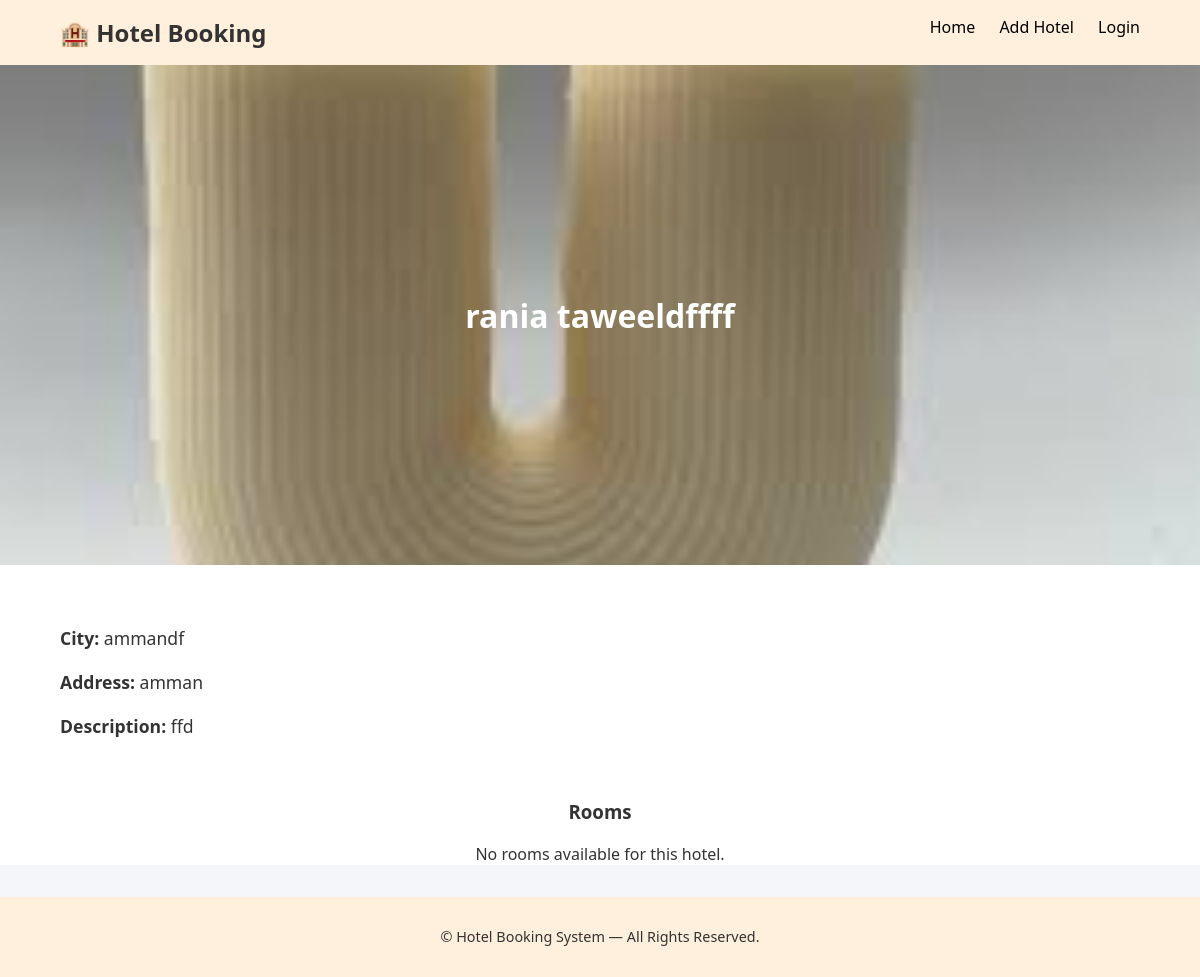
Page /hotel/2/ on the committed database.
### main_app/models/hotel.py (models this page shows, shortened)
class Hotel(models.Model):
    name = models.CharField(max_length=100)
    city = models.CharField(max_length=100)
    description = models.TextField()
    address = models.CharField(max_length=255,default='')
    rating = models.FloatField(default=0)
    image = models.ImageField(upload_to='media/')
    email = models.EmailField(unique=True)
    password = models.CharField(max_length=128)

### main_app/views.py (the view)
# urls.py: path('hotel/<int:hotel_id>/', views.hotel_detail, name='hotel_detail'),
def hotel_detail(request, hotel_id):
    hotel = get_object_or_404(Hotel, id=hotel_id)
    rooms = hotel.rooms.all()
    return render(request, 'hotel_detail.html', {'hotel': hotel, 'rooms': rooms})

### main_app/templates/hotel_detail.html (shortened to what this page needs)
<!DOCTYPE html>
<html lang="en">
<head>
      {% load static %}
<link rel="stylesheet" href="{% static 'css/hotel_detail.css' %}">
</head>
<body>
    <header class="navbar">
        <div class="container">
            <h1 class="logo">🏨 Hotel Booking</h1>
            <nav>
                <ul class="nav-links">
                    <li><a href="{% url 'hotel_list' %}">Home</a></li>
                         {% if user.is_authenticated %}
                     <li><a href="{% url 'my_bookings' %}">Bookings</a></li>
                     <li><a href="{% url 'logout_view' %}">Logout</a></li>
    {% else %}
    <li><a href="{% url 'hotel_create' %}">Add Hotel</a></li>
<li> <a href="{% url 'user_login_view' %}">Login</a>
</li>   {% endif %}
      </ul>
            </nav>
        </div>
    </header>
    <main class="main-content">
{% block content %}
    <div class="hotel-hero" style="background-image: url('{{ hotel.image.url }}');">
        <div class="overlay">
            <h1>{{ hotel.name }}</h1>
        </div>
    </div>
 <div class="hotel-details">
                <p><strong>City:</strong> {{ hotel.city }}</p>
                <p><strong>Address:</strong> {{ hotel.address }}</p>
                <p><strong>Description:</strong> {{ hotel.description }}</p>
            </div>
    <h3 style="text-align:center;">Rooms</h3>
    {% if rooms %}
    <ul class="rooms-list">
        {% for room in rooms %}
        <li class="room-item">
            <span>Room {{ room.room_number }} - {{ room.room_type }} - ${{ room.price_per_night }}/night</span>
            {% if room.is_available %}
                <strong>(Available)</strong>
                {% if user.is_authenticated %}
                <a href="{% url 'create_booking' hotel.id room.id %}" class="btn-book">Book Now</a>
                {% else %}
                    <a href="{% url 'user_login_view' %}" class="btn-book">Login to Book</a>
                {% endif %}
            {% else %}
                <span class="booked">(Booked)</span>
            {% endif %}
        </li>
        {% endfor %}
    </ul>
    {% else %}
    <p style="text-align:center;">No rooms available for this hotel.</p>
    {% endif %}
</main>
{% endblock %}
    <footer class="footer">
        <div class="container">
            <p>&copy; {{ now|date:"Y" }} Hotel Booking System — All Rights Reserved.</p>
        </div>
    </footer>
</body>
</html>

### main_app/static/css/hotel_detail.css (style rules this page uses)
body { font-family: "Segoe UI", Arial, sans-serif; margin: 0; background-color: #f5f6fa; color: #333; }
.container { width: 90%; max-width: 1200px; margin: auto; }
.navbar { background-color: #FFF0DD; padding: 1rem 0; box-shadow: 0 2px 5px rgba(0,0,0,0.15); }
.navbar .logo { display: inline-block; margin: 0; font-size: 1.5rem; font-weight: 600; }
.navbar nav { float: right; }
.nav-links { list-style: none; margin: 0; padding: 0; }
.nav-links li { display: inline-block; margin-left: 20px; }
.nav-links a { color: black; text-decoration: none; font-weight: 500; transition: 0.3s; }
.main-content { padding: 0; margin-top: 0; min-height: 100%; background-color:white; }
.footer { background-color: #FFF0DD; text-align: center; padding: 1rem; margin-top: 2rem; font-size: 0.9rem; }
.hotel-hero { position: relative; width: 100%; height: 500px; background-size: cover; background-position: center; display: flex; align-items: center; justify-content: center; border-radius: 0; }
.overlay { padding: 30px; border-radius: 10px; text-align: center; max-width: 700px; color: #fff; }
.hotel-details { margin : 5% ; font-size: 1.1rem; line-height: 1.5; }

### rows in the picture
Hotel: image (picture), name "rania taweeldffff", city "ammandf", address "amman", description "ffd"
